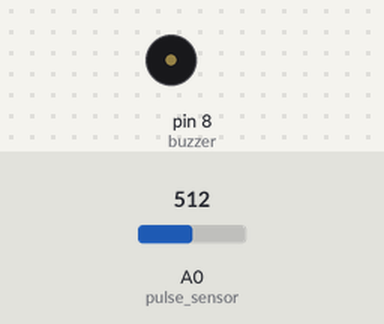
Recording of a sketch running on a simulated Arduino Uno, built with avr-gcc and run on an emulated ATmega328P. Parts: buzzer (waves = sounding, pin HIGH). The test bench sets the inputs (shaded band); at power-on: A0 (pulse_sensor) = 512. What the sketch prints to the serial monitor is not drawn.

Above: at 0.05 s.
Timing chart, 0 to 4.6 s (numbered marks = the images above):
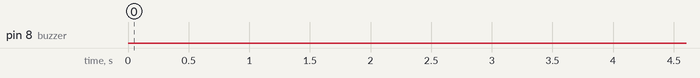

The sketch:

Arduino_Sensor.ino
```cpp
unsigned long start_time;
unsigned long time2;
int pulse_sensor = A0;
int buzzer = 8;
void setup() {

Serial.begin(9600);
start_time=  millis(); //current time
  pinMode(pulse_sensor,INPUT);
  pinMode(buzzer, OUTPUT);
}

void loop() {
  int flag=0;int flag2=0;

 //Serial.print(time1);
 if(analogRead(pulse_sensor)<=55 || analogRead(pulse_sensor)>=140)
 {
  while(1)
  {
   time2 = millis();
   //Serial.print(time2);
   //Serial.println("");
   if((time2-start_time) >= 060000)
   {
    flag=1;
    break;
   }
   if(analogRead(pulse_sensor)>=55 || analogRead(pulse_sensor)<=140)
   {
    //Serial.print(analogRead(pulse_sensor));
    Serial.println("");
    flag2=1;
    break;
   }
  }
 }

  digitalWrite(buzzer,LOW);
  delay(1000);
  Serial.print(" LOW ");
  Serial.println("");
  if (flag==1 && flag2==0)
  {
    digitalWrite(buzzer, HIGH);
    delay(1000);
    Serial.print(" HIGH ");
    Serial.println("");

  }

}
```

Measured:
- by itself, pin 8 (buzzer): LOW → HIGH at 26.0 s, → LOW 1.0 s later, → HIGH 1.0 s later, → LOW 1.0 s later, … (104 changes in this stretch)
